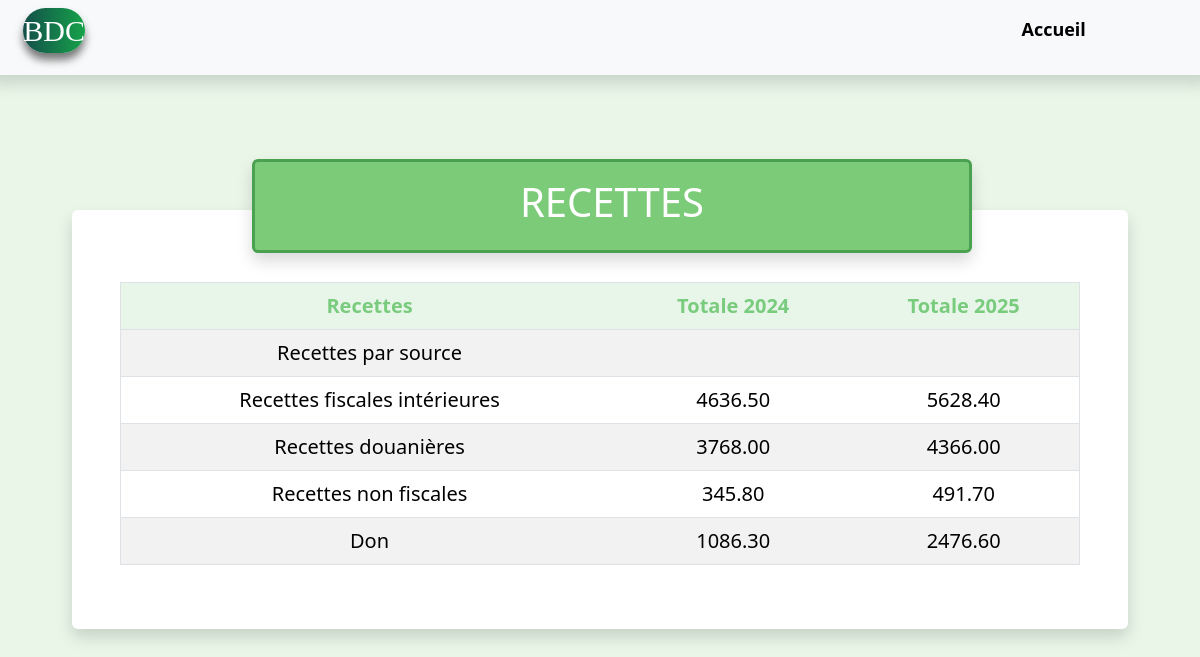
/pages/recettes.php, run on the app's committed database.
### tables this page shows
create table recettes(
    id_recette INT PRIMARY KEY AUTO_INCREMENT,
    Recette VARCHAR(100),
    Totale_2024 DECIMAL(10,2),
    Totale_2025 DECIMAL(10,2)
);

### inc/connecxon.php (called while the page is built, shortened)
<?php
function dbconnect()
{
    static $connect = null;
    if ($connect === null) {
        $connect = mysqli_connect('localhost','root','','BDC');
        mysqli_set_charset($connect, 'utf8mb4');
    }
    return $connect;
}
?>

### inc/fonction.php (called while the page is built, shortened)
<?php
    include('connecxon.php');
    function table_recettes()
    {
        $sql ="SELECT * FROM recettes";
        $requet = mysqli_query(dbconnect(),$sql);
        $result = array();
        while($recettes = mysqli_fetch_assoc($requet))
        {
            $result[] = $recettes;
        }
        return $result;
    }
    function table_recettes_href()
    {
        $sql ="SELECT * FROM recettes_href";
        $requet = mysqli_query(dbconnect(),$sql);
        $result = array();
        while($recettes_href = mysqli_fetch_assoc($requet))
        {
            $result[] = $recettes_href;
        }
        return $result;
    }
?>

### pages/recettes.php (the view, shortened to what this page needs)
<?php
    include('../inc/fonction.php');
    $recettes = table_recettes();
    $taille = 0;
    while (isset($recettes[$taille]))
    {
        $taille++;
    }
    $recettes_href = table_recettes_href();
?>
<!DOCTYPE html>
<html lang="en">
<head>
    <link href="../assets/bootstrap/css/bootstrap.min.css" rel="stylesheet">
    <link rel="stylesheet" href="../assets/css/style.css">
</head>
<body>
    <?php include('header1.php') ?>
    <main class="m-4 p-4">
        <div class="p-4">
            <div class="titre_recette shadow rounded">
                <h1 class="text-center p-3 text-white">RECETTES</h1>
            </div>
            <div class="container contait_table_recette p-5 rounded shadow mb-4" style="font-size:20px;">
                <table  class="table table-striped table-hover text-center rounded border mt-4">
                    <thead>
                        <tr class="fw-bold">
                            <td style="background-color: #e8f6e9ff; color: #79cb7dff">Recettes</td>
                            <td style="background-color: #e8f6e9ff; color: #79cb7dff">Totale 2024</td>
                            <td style="background-color: #e8f6e9ff; color: #79cb7dff">Totale 2025</td>
                        </tr>
                    </thead>
                    <tbody>
                        <?php for($i = 0; $i < $taille; $i++) { ?>
                            <tr>
                                <td><a href="<?php echo $recettes_href[$i]['href']?>.php"><?php echo $recettes[$i]['Recette']?></a></td>
                                <td><?php echo $recettes[$i]['Totale_2024']?></td>
                                <td><?php echo $recettes[$i]['Totale_2025']?></td>
                            </tr>
                        <?php } ?>
                    </tbody>
                </table>
            </div>
        </div>
    </main>
</body>
</html>

### assets/css/style.css (style rules this page uses)
body { background-color: #e9f6e8; }
a { text-decoration: none; color: black; }
.titre_recette { margin-top: 1%; position: absolute; width: 60%; margin-left: 15%; background-color: #7ccb79; border: 3px solid #4aa150; }
.contait_table_recette { margin-top: 6%; background-color: white; }

### data on the page
recettes: Recette "Recettes par source"
recettes: Recette "Recettes fiscales intérieures", Totale_2024 "4636.50", Totale_2025 "5628.40"
recettes: Recette "Recettes douanières", Totale_2024 "3768.00", Totale_2025 "4366.00"
recettes: Recette "Recettes non fiscales", Totale_2024 "345.80", Totale_2025 "491.70"
recettes: Recette "Don", Totale_2024 "1086.30", Totale_2025 "2476.60"
